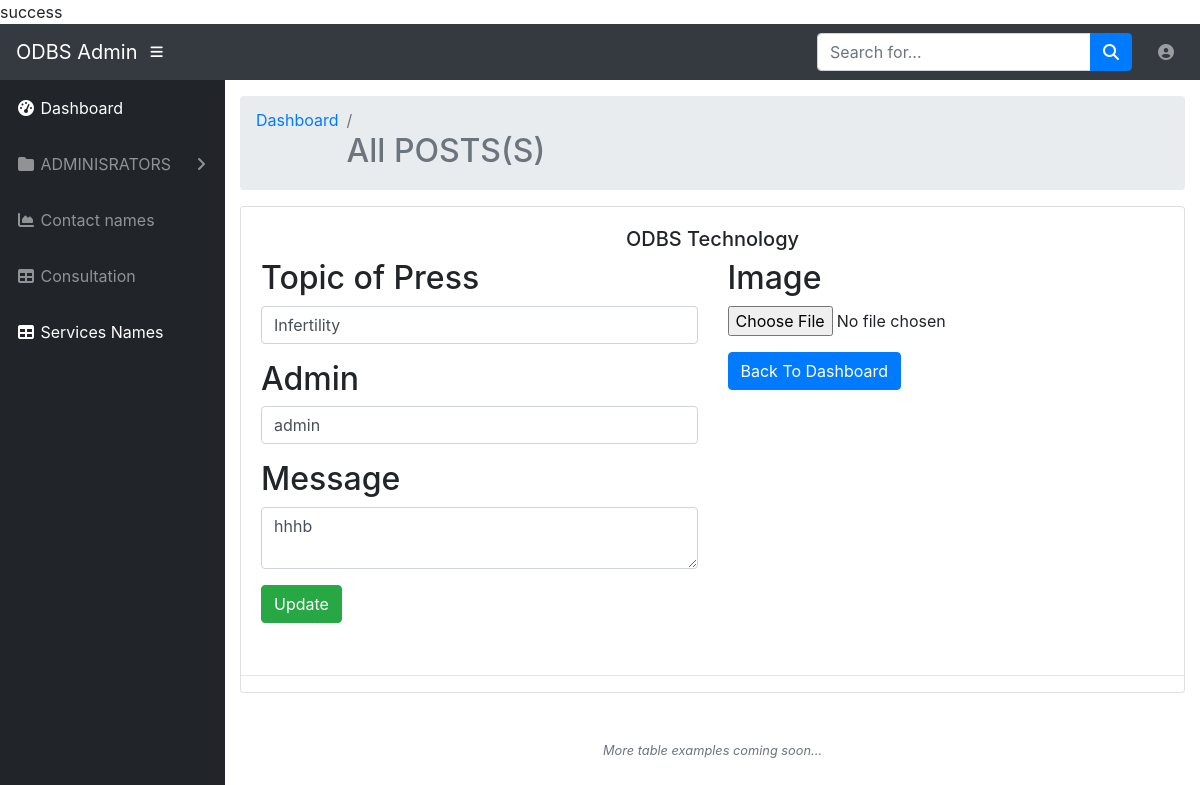
The app's page /odbsadmin/edit_press?id=2 (signed in) with its own data.
### tables this page shows
CREATE TABLE `press` (
  `id` int(11) NOT NULL,
  `topic` varchar(255) NOT NULL,
  `admin` varchar(255) NOT NULL,
  `message` text NOT NULL,
  `images` text NOT NULL,
  `date` datetime NOT NULL DEFAULT current_timestamp()
);

### odbsadmin/views/edit_press.php (the view, shortened to what this page needs)
<?php
require_once 'common/header.php'; ?>
<body id="page-top">
  <nav class="navbar navbar-expand navbar-dark bg-dark static-top">
    <a class="navbar-brand mr-1" href="posts-tables">ODBS Admin</a>
    <button class="btn btn-link btn-sm text-white order-1 order-sm-0" id="sidebarToggle" href="#">
      <i class="fas fa-bars"></i>
    </button>
    <form class="d-none d-md-inline-block form-inline ml-auto mr-0 mr-md-3 my-2 my-md-0">
      <div class="input-group">
        <input type="text" class="form-control" placeholder="Search for..." aria-label="Search" aria-describedby="basic-addon2">
        <div class="input-group-append">
          <button class="btn btn-primary" type="button">
            <i class="fas fa-search"></i>
          </button>
        </div>
      </div>
    </form>
    <ul class="navbar-nav ml-auto ml-md-0">
      <li class="nav-item dropdown no-arrow">
        <a class="nav-link dropdown-toggle" href="#" id="userDropdown" role="button" data-toggle="dropdown" aria-haspopup="true" aria-expanded="false">
          <i class="fas fa-user-circle fa-fw"></i>
        </a>
      </li>
    </ul>
  </nav>
  <div id="wrapper">
    <ul class="sidebar navbar-nav">
      <li class="nav-item active">
        <a class="nav-link" href="<?php echo HOME; ?>dashboard">
          <i class="fas fa-fw fa-tachometer-alt"></i>
          <span>Dashboard</span>
        </a>
      </li>
      <li class="nav-item dropdown">
        <a class="nav-link dropdown-toggle" href="#" id="pagesDropdown" role="button" data-toggle="dropdown" aria-haspopup="true" aria-expanded="false">
          <i class="fas fa-fw fa-folder"></i>
          <span>ADMINISRATORS</span>
        </a>
      </li>
      <li class="nav-item">
        <a class="nav-link" href="<?php echo HOME; ?>contact">
          <i class="fas fa-fw fa-chart-area"></i>
          <span>Contact names</span></a>
      </li>
      <li class="nav-item">
        <a class="nav-link" href="<?php echo HOME; ?>contultation">
          <i class="fas fa-fw fa-table"></i>
          <span>Consultation</span></a>
      </li>
      <li class="nav-item active">
        <a class="nav-link" href="<?php echo HOME; ?>sevices_tables">
          <i class="fas fa-fw fa-table"></i>
          <span>Services Names</span></a>
      </li>
    </ul>
    <div id="content-wrapper">
      <div class="container-fluid">
        <ol class="breadcrumb">
          <li class="breadcrumb-item">
            <a href="#">Dashboard</a>
          </li>
          <li class="breadcrumb-item active"><h2>All POSTS(S)</h2></li>
        </ol>
        <div class="card mb-3">
          <div class="card-body">
            <div class="container">
              <div class="row">
                <div class="col-lg-12">
                  <h5 class="text-center">ODBS Technology </h5>
                </div>
              </div>
            </div>
                     <section class="contact-page-section">
            <div class="auto-container">
              <div class="inner-container">
                <div class="row clearfix">
                    <div class="info-column col-lg-6  col-md-6 col-md-12 col-sm-12">
                      <div class="contactform">
                        <form method="post" action="" enctype="multipart/form-data">
                          <div class="form-group">
                            <h2>Topic of Press</h2>
                            <input class="form-control" type="text" name="topic" value="<?php echo $edit_press['topic']; ?>" placeholder="Topic">
                          </div>
                            <div class="form-group">
                              <h2>Admin</h2>
                              <input class="form-control" type="text" name="admin" value="<?php echo $edit_press['admin']; ?>" placeholder="Admin">
                            </div>
                           <div class="form-group">
                            <h2>Message</h2>
                            <textarea class="form-control" name="message" placeholder="write.."><?php echo $edit_press['message']; ?></textarea>
                          </div>
                          <div class="form-group">
                            <button type="submit" class="btn btn-success" href='<?php echo $edit_press['id']; ?>'></a>Update</button>
                          </div>
                        </div>
                      </div>
                      <div class="info-column col-lg-6  col-md-6 col-md-12 col-sm-12">
                        <div class="innercolumn">
                          <div class="form-group">
                              <h2>Image</h2>
                              <input type="file" name="fileToUpload">
                            </div>
                            <a href="press_tables" class="btn btn-primary" type="submit">Back To Dashboard</a>
                        </div>
                    </div>
                  </div>
                </div>
              </div>
            </div>
            <hr>
          </div>
        </div>
        <p class="small text-center text-muted my-5">
          <em>More table examples coming soon...</em>
        </p>
      </div>
    </div>
 <?php
require_once 'common/footer.php';
 ?>

### records on screen
press: topic "Infertility", admin "admin", message "hhhb"
